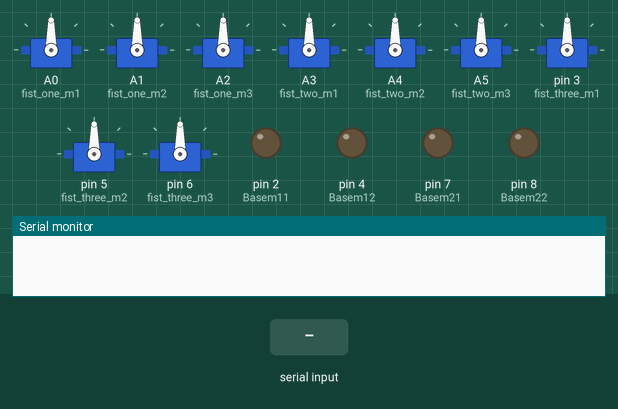
Simulated run of this sketch. Board: Arduino Uno, built with avr-gcc and run on an emulated ATmega328P. Parts: 9 × servo, output pins drawn as LEDs (lit = HIGH), the last lines printed to the serial monitor. The test bench sets the inputs (shaded band).

Above: at 1.2 s.
1.3 s: "B\n" received over the second serial link
At 2.4 s:
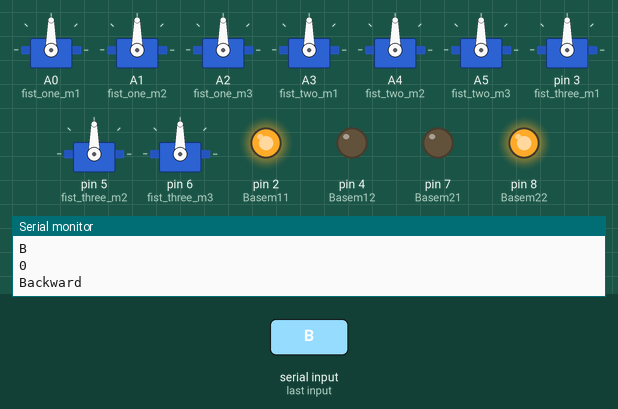
2.8 s: "F\n" received over the second serial link
At 3.5 s:
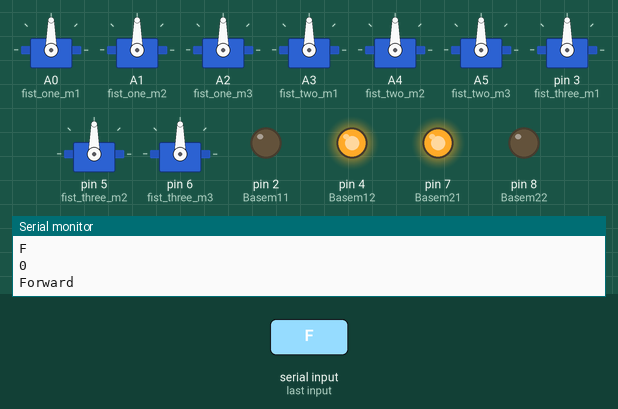
4.3 s: "L\n" received over the second serial link
At 4.6 s:
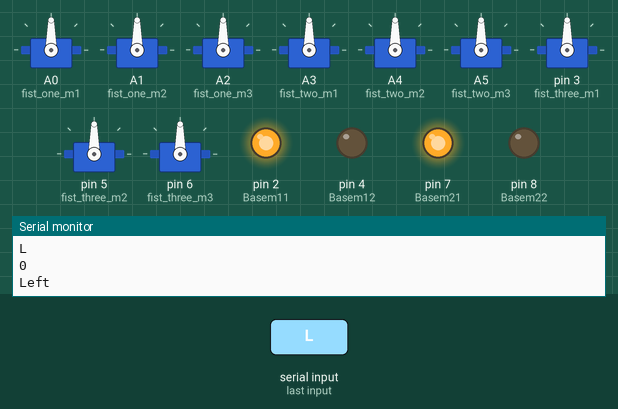
5.8 s: "R\n" received over the second serial link
At 7.0 s:
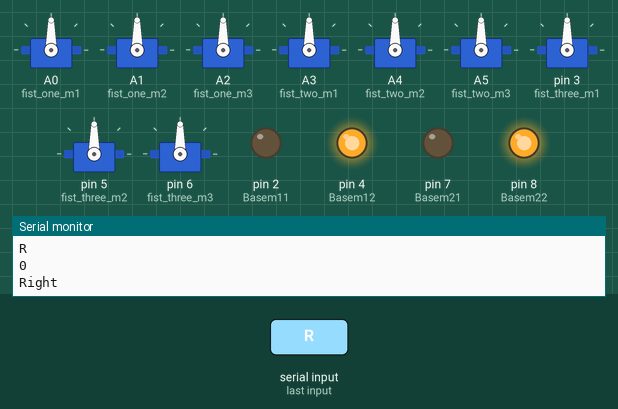
7.3 s: "F1C\n" received over the second serial link
At 8.1 s:
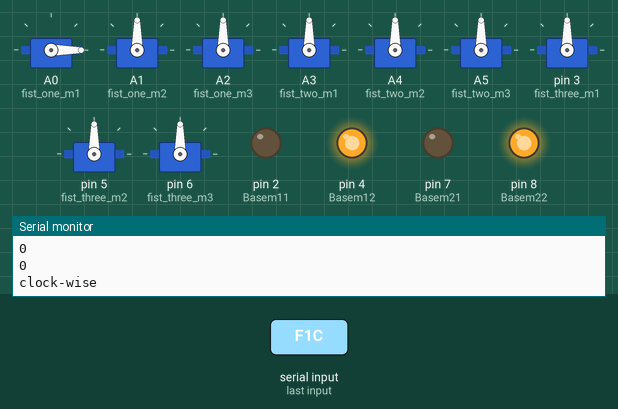
8.8 s: "S\n" received over the second serial link
At 9.3 s:
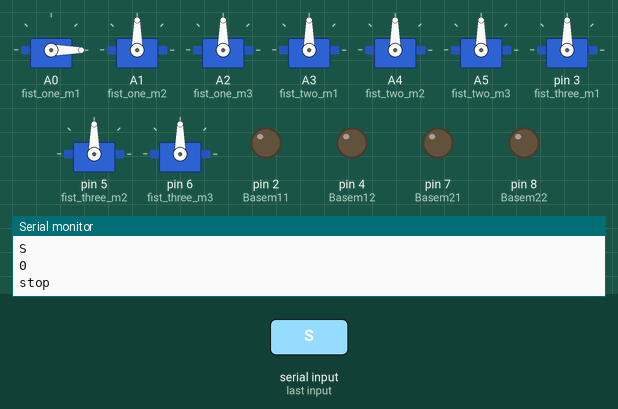
Timing chart, 0 to 11.3 s (numbered marks = the images above; inputs shaded):
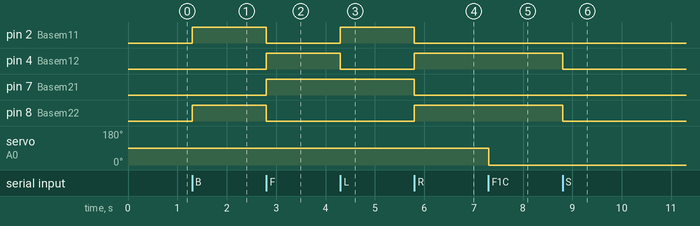

Measured:
- after the input at 1.3 s, pin 2 (Basem11), pin 8 (Basem22): LOW → HIGH at once
- after the input at 2.8 s, pin 2 (Basem11), pin 8 (Basem22): HIGH → LOW at once; pin 4 (Basem12), pin 7 (Basem21): LOW → HIGH at once
- after the input at 4.3 s, pin 2 (Basem11): LOW → HIGH at once; pin 4 (Basem12): HIGH → LOW at once
- after the input at 5.8 s, pin 2 (Basem11), pin 7 (Basem21): HIGH → LOW at once; pin 4 (Basem12), pin 8 (Basem22): LOW → HIGH at once
- after the input at 7.3 s, servo on A0 (fist_one_m1): 90° → 0° at once
- after the input at 8.8 s, pin 4 (Basem12), pin 8 (Basem22): HIGH → LOW at once

The sketch:

Arduino_Code.ino
```cpp
#include <SoftwareSerial.h>
#include <Servo.h>

// RX, TX
SoftwareSerial mySerial(10, 11); // RX, TX (connect TX of NodeMCU to pin 10 and RX of NodeMCU to pin 11)

Servo Fist1Motor1;
Servo Fist1Motor2;
Servo Fist1Motor3;

Servo Fist2Motor1;
Servo Fist2Motor2;
Servo Fist2Motor3;

Servo Fist3Motor1;
Servo Fist3Motor2;
Servo Fist3Motor3;

// Base for the Robot
int Basem11 = 2;
int Basem12 = 4;
int Basem21 = 7;
int Basem22 = 8;

// Fist one

int fist_one_m1 = A0;
int fist_one_m2 = A1;
int fist_one_m3 = A2;

// Fist Two

int fist_two_m1 = A3;
int fist_two_m2 = A4;
int fist_two_m3 = A5;

// Fist Three

int fist_three_m1 = 3;
int fist_three_m2 = 5;
int fist_three_m3 = 6;

int Fistvalue;

void setup()
{
  Serial.begin(9600);   // Initialize the hardware serial port for communication with the Serial Monitor
  mySerial.begin(9600); // Initialize the software serial port for communication with the NodeMCU

  pinMode(Basem11, OUTPUT);
  pinMode(Basem12, OUTPUT);
  pinMode(Basem21, OUTPUT);
  pinMode(Basem22, OUTPUT);

  pinMode(fist_one_m1, OUTPUT);
  pinMode(fist_one_m2, OUTPUT);
  pinMode(fist_one_m3, OUTPUT);

  pinMode(fist_two_m1, OUTPUT);
  pinMode(fist_two_m2, OUTPUT);
  pinMode(fist_two_m3, OUTPUT);

  pinMode(fist_three_m1, OUTPUT);
  pinMode(fist_three_m2, OUTPUT);
  pinMode(fist_three_m3, OUTPUT);

  Fist1Motor1.attach(fist_one_m1);
  Fist1Motor2.attach(fist_one_m2);
  Fist1Motor3.attach(fist_one_m3);

  Fist2Motor1.attach(fist_two_m1);
  Fist2Motor2.attach(fist_two_m2);
  Fist2Motor3.attach(fist_two_m3);

  Fist3Motor1.attach(fist_three_m1);
  Fist3Motor2.attach(fist_three_m2);
  Fist3Motor3.attach(fist_three_m3);
}

void loop()
{

  // Check if data is available from NodeMCU
  if (mySerial.available())
  {
    String dataFromNodeMCU = mySerial.readStringUntil('\n');
    dataFromNodeMCU.trim();
    Fistvalue = dataFromNodeMCU.substring(3, dataFromNodeMCU.length()).toInt();
    dataFromNodeMCU = dataFromNodeMCU.substring(0, 3);
    Serial.println(dataFromNodeMCU);
    Serial.println(Fistvalue);

    if (dataFromNodeMCU == "S")
    {
      digitalWrite(Basem11, LOW);
      digitalWrite(Basem12, LOW);
      digitalWrite(Basem21, LOW);
      digitalWrite(Basem22, LOW);

      digitalWrite(fist_one_m1, LOW);
      digitalWrite(fist_one_m2, LOW);
      digitalWrite(fist_one_m3, LOW);

      digitalWrite(fist_two_m1, LOW);
      digitalWrite(fist_two_m2, LOW);
      digitalWrite(fist_two_m3, LOW);

      digitalWrite(fist_three_m1, LOW);
      digitalWrite(fist_three_m2, LOW);
      digitalWrite(fist_three_m3, LOW);

      Serial.println("stop");
    }

    else if (dataFromNodeMCU == "B")
    {
      digitalWrite(Basem11, HIGH);
      digitalWrite(Basem12, LOW);
      digitalWrite(Basem21, LOW);
      digitalWrite(Basem22, HIGH);
      Serial.println("Backward");
    }

    else if (dataFromNodeMCU == "F")
    {
      digitalWrite(Basem11, LOW);
      digitalWrite(Basem12, HIGH);
      digitalWrite(Basem21, HIGH);
      digitalWrite(Basem22, LOW);
      Serial.println("Forward");
    }

    else if (dataFromNodeMCU == "L")
    {
      digitalWrite(Basem11, HIGH);
      digitalWrite(Basem12, LOW);
      digitalWrite(Basem21, HIGH);
      digitalWrite(Basem22, LOW);
      Serial.println("Left");
    }

    else if (dataFromNodeMCU == "R")
    {
      digitalWrite(Basem11, LOW);
      digitalWrite(Basem12, HIGH);
      digitalWrite(Basem21, LOW);
      digitalWrite(Basem22, HIGH);
      Serial.println("Right");
    }

    else if (dataFromNodeMCU == "F1C")
    {
      Fist1Motor1.write(Fistvalue);
      Serial.println(Fistvalue);
      Serial.println("clock-wise");
    }

    else if (dataFromNodeMCU == "F1G")
    {

      Fist1Motor3.write(180);
      Serial.println(" GRIP !!!");
    }

    else if (dataFromNodeMCU == "F1L")
    {

      Fist1Motor3.write(0);
      Serial.println(" Leave !!!");
    }

    else if (dataFromNodeMCU == "F1U")
    {
      Fist1Motor2.write(Fistvalue);
      Serial.println(Fistvalue);
      Serial.println(" UP !!!");
    }

    else if (dataFromNodeMCU == "F2C")
    {
      Fist2Motor1.write(Fistvalue);
      Serial.println(Fistvalue);
      Serial.println("clock-wise");
    }

    else if (dataFromNodeMCU == "F2U")
    {
      Fist2Motor2.write(Fistvalue);
      Serial.println(Fistvalue);
      Serial.println(" UP !!!");
    }

    else if (dataFromNodeMCU == "F2G")
    {

      Fist2Motor3.write(180);
      Serial.println(" GRIP !!!");
    }

    else if (dataFromNodeMCU == "F2L")
    {

      Fist2Motor3.write(0);
      Serial.println(" Leave !!!");
    }

    else if (dataFromNodeMCU == "F3C")
    {
      Fist3Motor1.write(Fistvalue);
      Serial.println(Fistvalue);
      Serial.println("clock-wise");
    }

    else if (dataFromNodeMCU == "F3U")
    {
      Fist3Motor2.write(Fistvalue);
      Serial.println(Fistvalue);
      Serial.println(" UP !!!");
    }

    else if (dataFromNodeMCU == "F3G")
    {

      Fist3Motor3.write(180);
      Serial.println(" GRIP !!!");
    }

    else if (dataFromNodeMCU == "F3L")
    {

      Fist3Motor3.write(0);
      Serial.println(" Leave !!!");
    }
  }
}
```
